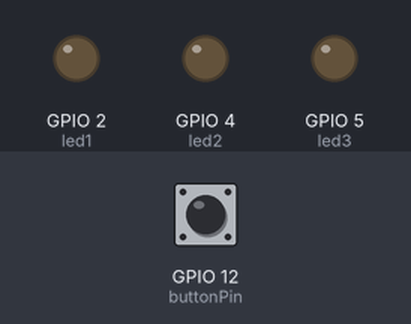
Bench run of a sketch on a simulated ESP32. On the bench: output pins drawn as LEDs (lit = HIGH). Dashed ring = blinking. The test bench sets the inputs (shaded band); at power-on: GPIO 12 (buttonPin) HIGH.

Above: at 1.2 s.
1.3 s: GPIO 12 (buttonPin) pulled LOW for 0.15 s
At 1.6 s:
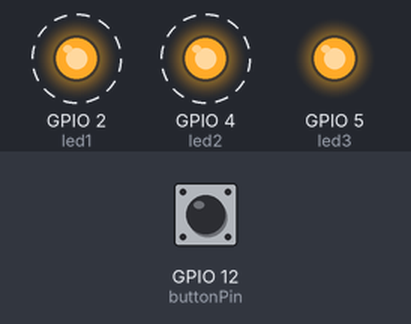
4.4 s: GPIO 12 (buttonPin) pulled LOW for 1 s
At 5.8 s:
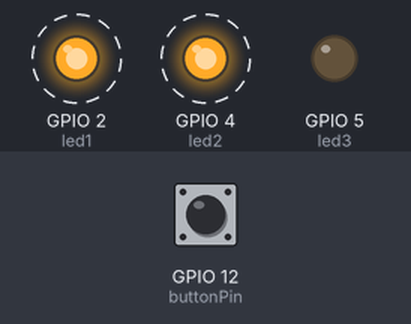
8.4 s: GPIO 12 (buttonPin) pulled LOW for 3.2 s
At 10.8 s:
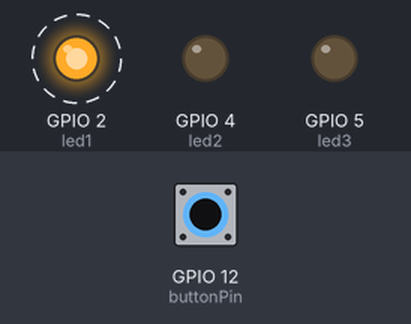
Timing chart, 0 to 15.4 s (numbered marks = the images above; inputs shaded):
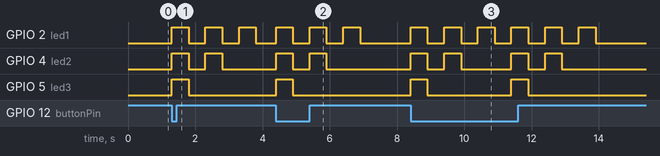

The sketch:

03_Blink3_Button_ESP32.ino
```cpp
/*
  Blink3 - LEDs blink with button press (no loop)
*/

int led1 = 2;
int led2 = 4;
int led3 = 5;
int buttonPin = 12;

void setup() {
  pinMode(led1, OUTPUT);
  pinMode(led2, OUTPUT);
  pinMode(led3, OUTPUT);
  pinMode(buttonPin, INPUT_PULLUP);
}

void loop() {
  if (digitalRead(buttonPin) == LOW) {
    digitalWrite(led1, HIGH);
    digitalWrite(led2, HIGH);
    digitalWrite(led3, HIGH);
    delay(500);
    digitalWrite(led1, LOW);
    digitalWrite(led2, LOW);
    digitalWrite(led3, LOW);
    delay(500);

    digitalWrite(led1, HIGH);
    digitalWrite(led2, HIGH);
    delay(500);
    digitalWrite(led1, LOW);
    digitalWrite(led2, LOW);
    delay(500);

    digitalWrite(led1, HIGH);
    delay(500);
    digitalWrite(led1, LOW);
    delay(500);
  }
}
```

Measured:
- after the input at 1.3 s, GPIO 2 (led1): alternates HIGH for 0.50 s and LOW for 0.50 s, starting at once; GPIO 4 (led2): alternates HIGH for 0.50 s and LOW for 0.50 s, 4 changes in all, then stays LOW, starting at once; GPIO 5 (led3): LOW → HIGH at once, → LOW 0.50 s later
- after the input at 4.4 s, GPIO 2 (led1): alternates HIGH for 0.50 s and LOW for 0.50 s, 6 changes in all, then stays LOW, starting at once; GPIO 4 (led2): alternates HIGH for 0.50 s and LOW for 0.50 s, 4 changes in all, then stays LOW, starting at once; GPIO 5 (led3): LOW → HIGH at once, → LOW 0.50 s later
- after the input at 8.4 s, GPIO 2 (led1): alternates HIGH for 0.50 s and LOW for 0.50 s, 12 changes in all, then stays LOW, starting at once; GPIO 4 (led2): LOW → HIGH at once, → LOW 0.50 s later, → HIGH 0.50 s later, → LOW 0.50 s later, … (8 changes in this stretch)
